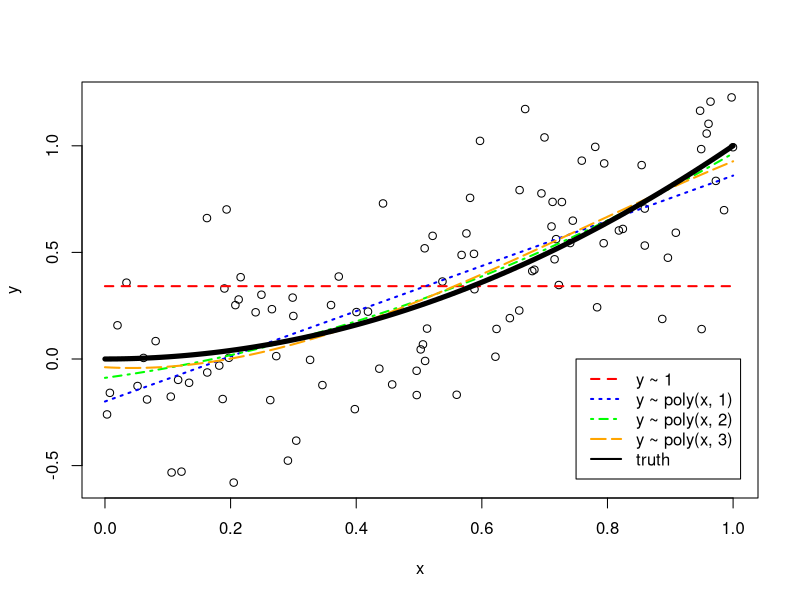
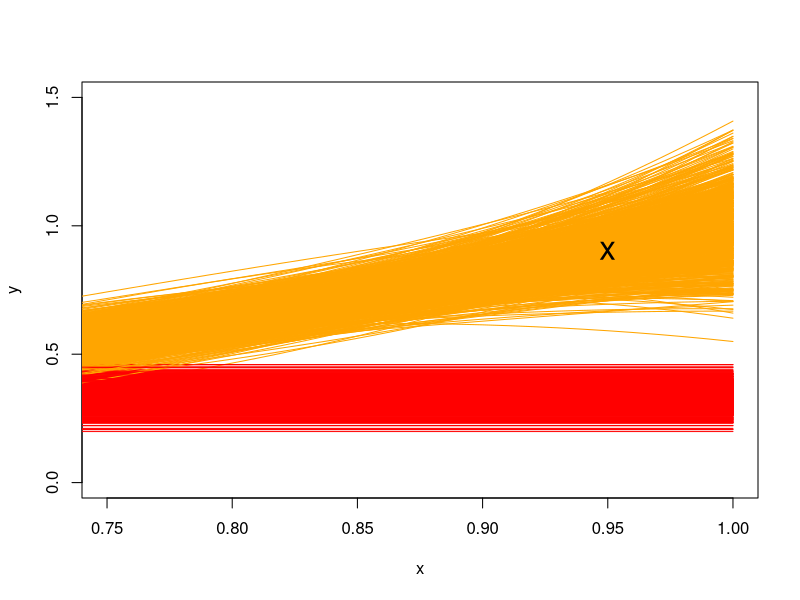

These figures' R source, in order:
## ---- chunk 1
f = function(x) {
  x ^ 2
}
## ---- chunk 2
get_sim_data = function(f, sample_size = 100) {
  x = runif(n = sample_size, min = 0, max = 1)
  y = f(x) + rnorm(n = sample_size, mean = 0, sd = 0.3)
  data.frame(x, y)
}
## ---- chunk 3
sim_data = get_sim_data(f, sample_size = 100)

fit_1 = lm(y ~ 1, data = sim_data)
fit_2 = lm(y ~ poly(x, degree = 1), data = sim_data)
fit_3 = lm(y ~ poly(x, degree = 2), data = sim_data)
fit_4 = lm(y ~ poly(x, degree = 3), data = sim_data)
## ---- chunk 4
set.seed(430)
plot(y ~ x, data = sim_data)
grid = seq(from = 0, to = 1, by = 0.01)
lines(grid, predict(fit_1, newdata = data.frame(x = grid)), 
      col = "red", lwd = 2, lty = 2)
lines(grid, predict(fit_2, newdata = data.frame(x = grid)), 
      col = "blue", lwd = 2, lty = 3)
lines(grid, predict(fit_3, newdata = data.frame(x = grid)), 
      col = "green", lwd = 2, lty = 4)
lines(grid, predict(fit_4, newdata = data.frame(x = grid)), 
      col = "orange", lwd = 2, lty = 5)
lines(grid, f(grid), col = "black", lwd = 5)
legend(x = 0.75, y = 0, 
       c("y ~ 1", "y ~ poly(x, 1)", "y ~ poly(x, 2)",  "y ~ poly(x, 3)", "truth"), 
       col = c("red", "blue", "green", "orange", "black"), lty = c(2, 3, 4, 5, 1), lwd = 2)
## ---- chunk 5
set.seed(1)
n_sims = 1000
n_models = 4
x0 = 0.95
predictions = matrix(0, nrow = n_sims, ncol = n_models)
sim_data = get_sim_data(f, sample_size = 100)
plot(y ~ x, data = sim_data, col = "white", xlim = c(0.75, 1), ylim = c(0, 1.5))

for (i in 1:n_sims) {
  
  sim_data = get_sim_data(f, sample_size = 100)

  fit_1 = lm(y ~ 1, data = sim_data)
  fit_2 = lm(y ~ poly(x, degree = 1), data = sim_data)
  fit_3 = lm(y ~ poly(x, degree = 2), data = sim_data)
  fit_4 = lm(y ~ poly(x, degree = 3), data = sim_data)
  
  lines(grid, predict(fit_1, newdata = data.frame(x = grid)), col = "red", lwd = 1)
  # lines(grid, predict(fit_2, newdata = data.frame(x = grid)), col = "blue", lwd = 1)
  # lines(grid, predict(fit_3, newdata = data.frame(x = grid)), col = "green", lwd = 1)
  lines(grid, predict(fit_4, newdata = data.frame(x = grid)), col = "orange", lwd = 1)

  predictions[i, ] <- c(
    predict(fit_1, newdata = data.frame(x = x0)),
    predict(fit_2, newdata = data.frame(x = x0)),
    predict(fit_3, newdata = data.frame(x = x0)),
    predict(fit_4, newdata = data.frame(x = x0))
  )
}

points(x0, f(x0), col = "black", pch = "x", cex = 2)
## ---- chunk 6
eps = rnorm(n = n_sims, mean = 0, sd = 0.3)
y0 = f(x0) + eps
## ---- chunk 7
get_bias = function(estimate, truth) {
  mean(estimate) - truth
}

get_mse = function(estimate, truth) {
  mean((estimate - truth) ^ 2)
}
## ---- chunk 8
bias = apply(predictions, 2, get_bias, f(x0))
variance = apply(predictions, 2, var)
mse = apply(predictions, 2, get_mse, y0)
## ---- chunk 9
options(scipen = 999)
## ---- chunk 10
options(scipen = 0)
## ---- chunk 11
all(diff(bias ^ 2) < 0)
all(diff(variance) > 0)
diff(mse)
## ---- chunk 12
bias ^ 2 + variance + var(eps)
mse
